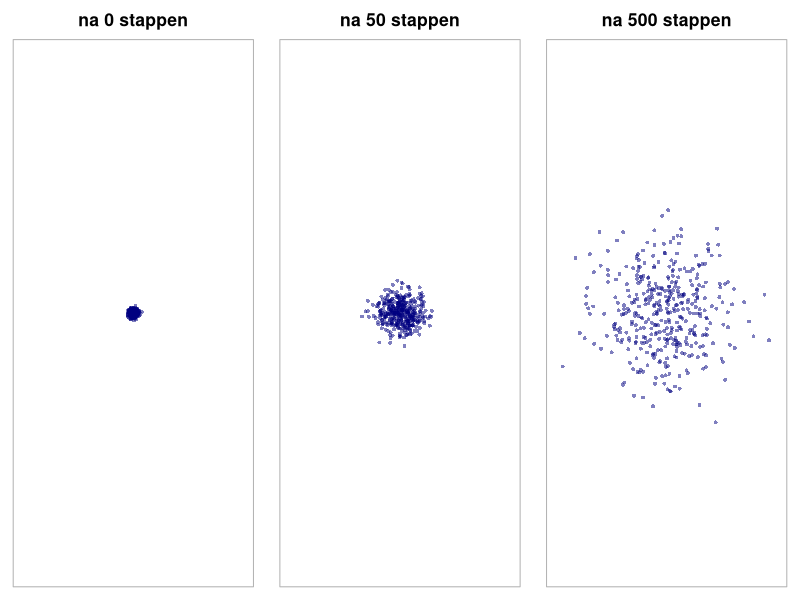
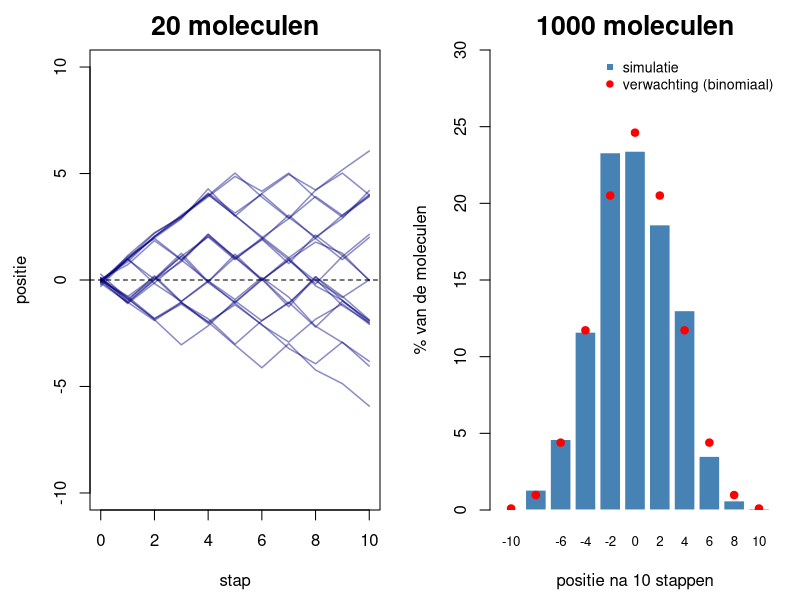
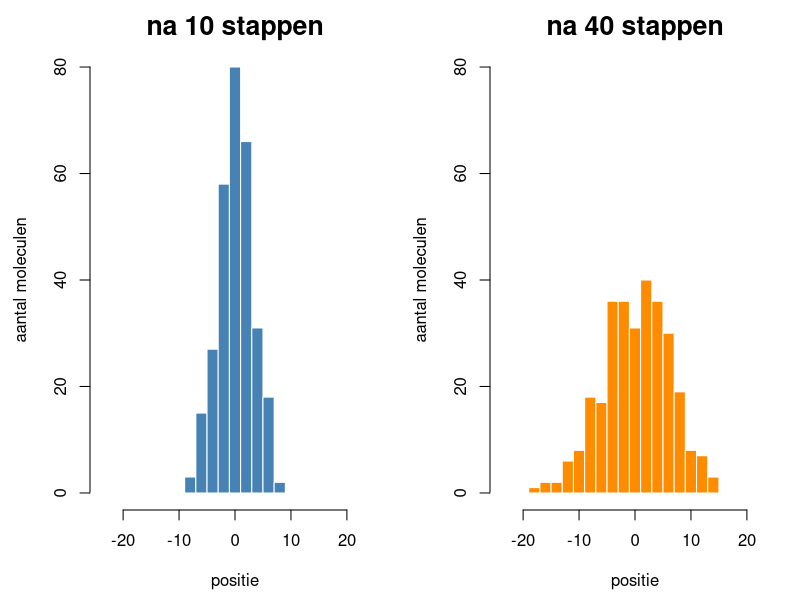
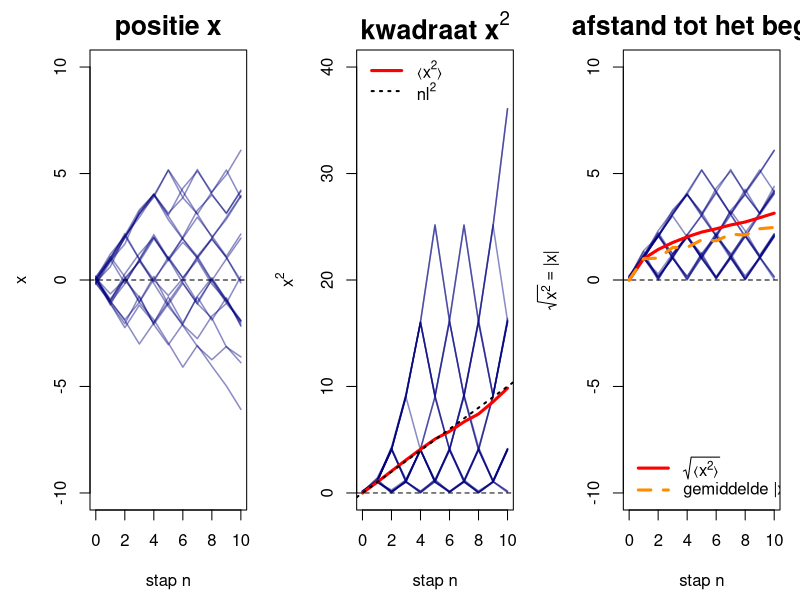
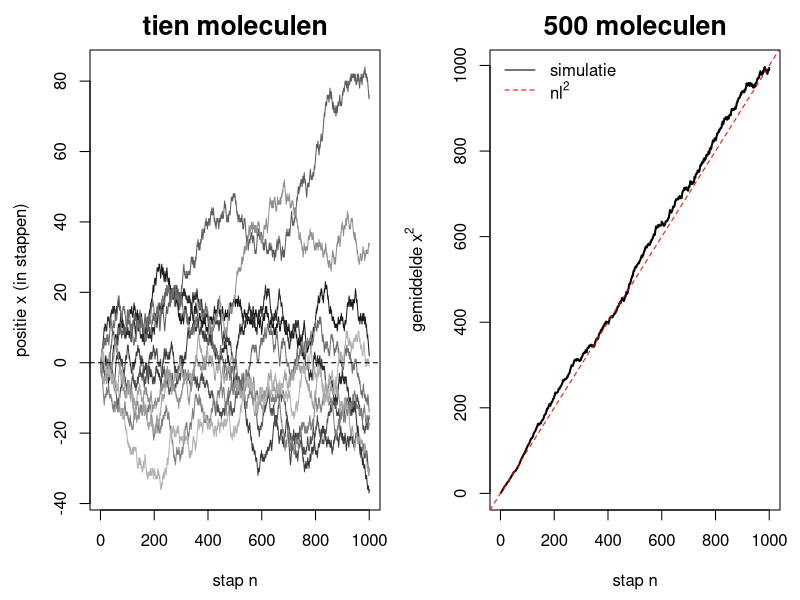
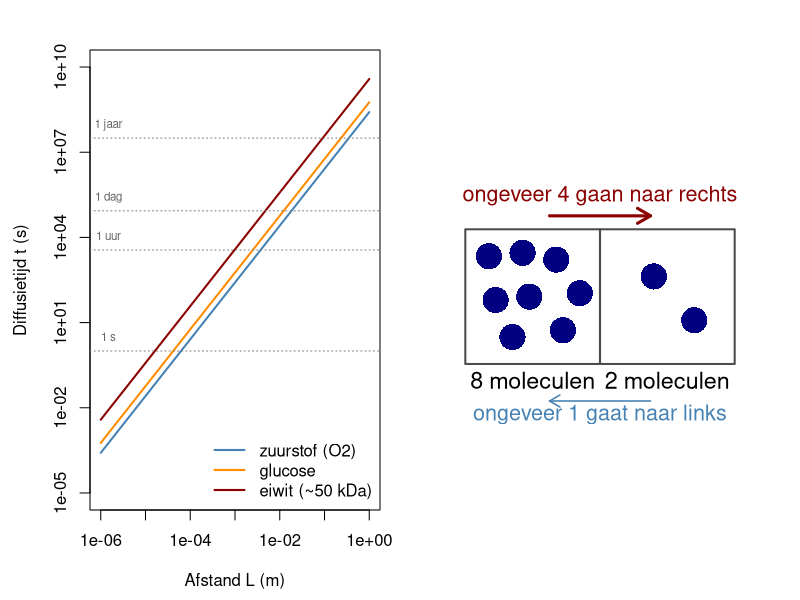
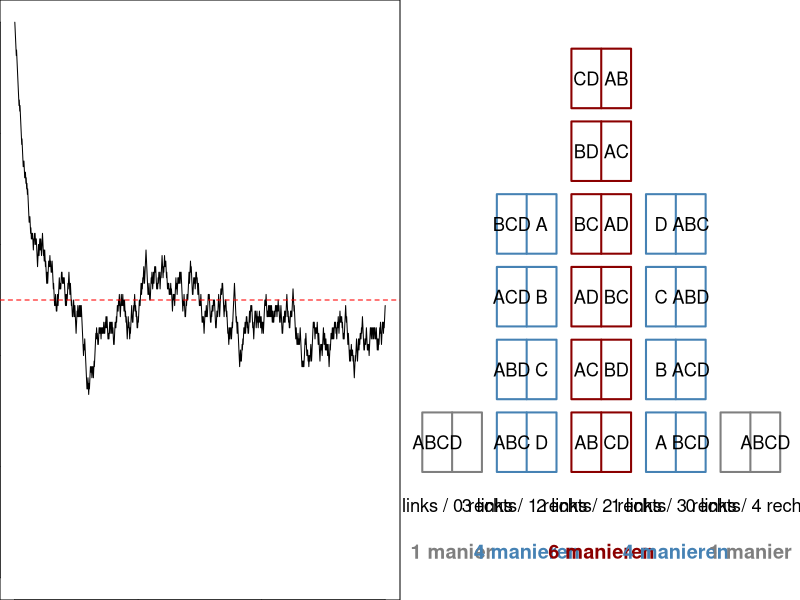
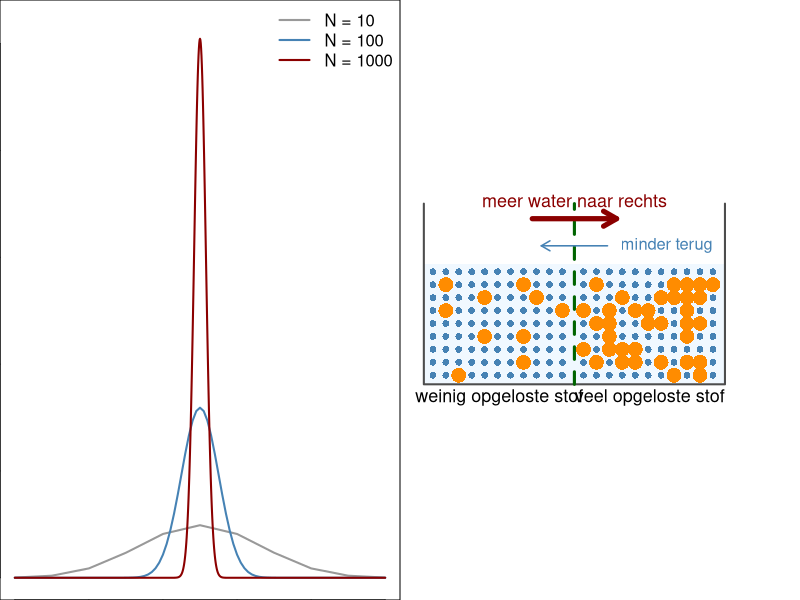

These charts were generated, in order, by the following R code:
## ---- chunk 1
#| label: fig-inkt
#| fig-cap: "Een druppel inkt als 400 moleculen die elk willekeurige stapjes zetten. De wolk als geheel verspreidt zich."
#| echo: false
#| fig-width: 9
#| fig-height: 3.4

options(OutDec = ",")   # Nederlandse decimale komma in tabellen en tekst
set.seed(3)
N <- 400
PosX <- rnorm(N, 0, 1.5); PosY <- rnorm(N, 0, 1.5)
Momenten <- c(0, 50, 500); t <- 0
par(mfrow = c(1, 3), mar = c(1, 1, 3, 1), cex.main = 1.6)
for (s in Momenten) {
  while (t < s) {
    PosX <- PosX + sample(c(-1, 1), N, replace = TRUE)
    PosY <- PosY + sample(c(-1, 1), N, replace = TRUE)
    t <- t + 1
  }
  plot(PosX, PosY, pch = 16, cex = 0.8, col = adjustcolor("navy", 0.5),
       xlim = c(-70, 70), ylim = c(-70, 70), asp = 1,
       axes = FALSE, xlab = "", ylab = "", main = paste("na", s, "stappen"))
  box(col = "gray70")
}
## ---- chunk 2
#| label: fig-munt10
#| fig-cap: "Tien keer een munt opgooien. Links: de paden van 20 moleculen. Rechts: waar 1000 moleculen na 10 stappen uitkomen, met in rood de verwachting volgens de binomiale verdeling."
#| echo: false
#| fig-width: 9
#| fig-height: 3.6

set.seed(10)
Aantal <- 1000
Worpen <- matrix(sample(c(-1, 1), Aantal * 10, replace = TRUE), ncol = 10)
Paden <- t(apply(Worpen, 1, cumsum))     # rij = molecuul, kolom = positie na stap 1 t/m 10
Eind <- Paden[, 10]

par(mfrow = c(1, 2), mar = c(4.5, 4.5, 2.5, 1))
Twintig <- t(cbind(0, Paden[1:20, ])) + rnorm(11 * 20, 0, 0.12)
matplot(0:10, Twintig, type = "l", lty = 1, lwd = 1.5, col = adjustcolor("navy", 0.45),
        ylim = c(-10, 10), xlab = "stap", ylab = "positie", main = "20 moleculen")
abline(h = 0, lty = 2)
Tel <- table(factor(Eind, levels = seq(-10, 10, 2)))
Balken <- barplot(100 * Tel / Aantal, names.arg = seq(-10, 10, 2), cex.names = 0.8,
                  col = "steelblue", border = "white", ylim = c(0, 30),
                  xlab = "positie na 10 stappen", ylab = "% van de moleculen", main = "1000 moleculen")
points(Balken, 100 * dbinom(0:10, 10, 0.5), pch = 19, col = "red")
legend("topright", c("simulatie", "verwachting (binomiaal)"), pch = c(15, 19),
       col = c("steelblue", "red"), bty = "n", cex = 0.85)
## ---- chunk 3
#| label: fig-muntworpen
#| fig-cap: "Positie van 300 moleculen na 10 en na 40 stappen (worpen)."
#| echo: false
#| fig-width: 9
#| fig-height: 3.6

set.seed(7)
Moleculen <- 300
Na10 <- replicate(Moleculen, sum(sample(c(-1, 1), 10, replace = TRUE)))
Na40 <- replicate(Moleculen, sum(sample(c(-1, 1), 40, replace = TRUE)))
par(mfrow = c(1, 2), mar = c(4.5, 4.5, 2.5, 1))
Grenzen <- seq(-41, 41, 2)
hist(Na10, breaks = Grenzen, xlim = c(-24, 24), ylim = c(0, 80), col = "steelblue",
     border = "white", main = "na 10 stappen", xlab = "positie", ylab = "aantal moleculen")
hist(Na40, breaks = Grenzen, xlim = c(-24, 24), ylim = c(0, 80), col = "darkorange",
     border = "white", main = "na 40 stappen", xlab = "positie", ylab = "aantal moleculen")
## ---- chunk 4
#| label: fig-kwadraat
#| fig-cap: "Dezelfde 20 moleculen als in de munt-simulatie. Links: de positie $x$. Midden: het kwadraat $x^2$; het gemiddelde over 1000 moleculen (rood) groeit lineair en volgt de lijn $n\\ell^2$. Rechts: de wortel van het kwadraat, $\\sqrt{x^2} = |x|$, spiegelt de negatieve posities naar boven; de rode lijn is $\\sqrt{\\langle x^2 \\rangle}$, de oranje lijn het gemiddelde van $|x|$."
#| echo: false
#| fig-width: 9
#| fig-height: 3.6

Paden0 <- cbind(0, Paden)                         # met startpositie 0 (uit de munt-simulatie)
Ruis <- matrix(rnorm(20 * 11, 0, 0.12), nrow = 11)  # kleine verschuiving tegen overlap
Kleur <- adjustcolor("navy", 0.45)
par(mfrow = c(1, 3), mar = c(4.5, 4.5, 2.5, 1), cex = 1)

matplot(0:10, t(Paden0[1:20, ]) + Ruis, type = "l", lty = 1, lwd = 1.5, col = Kleur,
        ylim = c(-10, 10), xlab = "stap n", ylab = "x", main = "positie x")
abline(h = 0, lty = 2)

matplot(0:10, t(Paden0[1:20, ]^2) + abs(Ruis), type = "l", lty = 1, lwd = 1.5, col = Kleur,
        ylim = c(0, 40), xlab = "stap n", ylab = expression(x^2),
        main = expression(bold("kwadraat " * x^2)))
abline(h = 0, lty = 2)
lines(0:10, colMeans(Paden0^2), lwd = 3, col = "red")
abline(0, 1, lwd = 2, lty = 3)
legend("topleft", c(expression(symbol("\341") * x^2 * symbol("\361")), expression(n * l^2)),
       lwd = c(3, 2), lty = c(1, 3), col = c("red", "black"), bty = "n")

matplot(0:10, abs(t(Paden0[1:20, ])) + abs(Ruis), type = "l", lty = 1, lwd = 1.5, col = Kleur,
        ylim = c(-10, 10), xlab = "stap n", ylab = expression(sqrt(x^2) == "|x|"),
        main = "afstand tot het begin")
abline(h = 0, lty = 2)
lines(0:10, sqrt(colMeans(Paden0^2)), lwd = 3, col = "red")
lines(0:10, colMeans(abs(Paden0)), lwd = 3, lty = 2, col = "darkorange")
legend("bottomleft", c(expression(sqrt(symbol("\341") * x^2 * symbol("\361"))), "gemiddelde |x|"),
       lwd = 3, lty = c(1, 2), col = c("red", "darkorange"), bty = "n")

Komma <- function(v) gsub(",", "{,}", format(round(v, 2)))   # komma netjes in LaTeX
## ---- chunk 5
#| label: tbl-kruisterm
#| tbl-cap: "De vier paden van twee stappen. De kwadraten van de stappen zijn altijd samen $2\\ell^2$; de kruisterm is gemiddeld nul."
#| echo: false

s1 <- c(1, 1, -1, -1)          # eerste stap, in eenheden van l
s2 <- c(1, -1, 1, -1)          # tweede stap
Pad <- c("rechts, rechts", "rechts, links", "links, rechts", "links, links")

# Schrijf een getal als veelvoud van l of l^2 (in LaTeX), met of zonder plusteken
Fmt <- function(v, eenheid, teken = FALSE) {
  getal <- ifelse(abs(v) == 1, "", abs(v))
  voor  <- ifelse(v < 0, "-", ifelse(teken, "+", ""))
  ifelse(v == 0, "$0$", paste0("$", voor, getal, eenheid, "$"))
}

Kwadraten <- s1^2 + s2^2
Kruisterm <- 2 * s1 * s2
X2        <- (s1 + s2)^2

knitr::kable(data.frame(
  pad   = c(Pad, "**gemiddeld**"),
  s1    = c(Fmt(s1, "\\ell", TRUE), ""),
  s2    = c(Fmt(s2, "\\ell", TRUE), ""),
  kw    = Fmt(c(Kwadraten, mean(Kwadraten)), "\\ell^2"),
  kruis = Fmt(c(Kruisterm, mean(Kruisterm)), "\\ell^2", TRUE),
  x2    = Fmt(c(X2, mean(X2)), "\\ell^2")
), align = "lccccc",
col.names = c("pad", "$s_1$", "$s_2$", "$s_1^2 + s_2^2$", "$2\\,s_1 s_2$", "$x^2$"))
## ---- chunk 6
#| label: fig-randomwalk
#| fig-cap: "Links: tien moleculen, elk onvoorspelbaar. Rechts: het gemiddelde van $x^2$ over 500 moleculen volgt precies $\\langle x^2 \\rangle = n\\ell^2$ (hier met $\\ell = 1$)."
#| echo: false
#| fig-width: 9
#| fig-height: 3.8

set.seed(42)
AantalWalkers <- 500; AantalStappen <- 1000
Stappen <- matrix(sample(c(-1, 1), AantalWalkers * AantalStappen, replace = TRUE),
                  nrow = AantalStappen)
Positie <- apply(Stappen, 2, cumsum)
par(mfrow = c(1, 2), mar = c(4.5, 4.5, 2.5, 1))
matplot(Positie[, 1:10], type = "l", lty = 1,
        col = gray(seq(0.1, 0.7, length.out = 10)),
        xlab = "stap n", ylab = "positie x (in stappen)", main = "tien moleculen")
abline(h = 0, lty = 2)
plot(rowMeans(Positie^2), type = "l", lwd = 2, xlab = "stap n",
     ylab = expression("gemiddelde " * x^2), main = "500 moleculen")
abline(0, 1, lty = 2, col = "red")
legend("topleft", c("simulatie", expression(n * l^2)), lty = c(1, 2),
       col = c("black", "red"), bty = "n")
## ---- chunk 7
#| label: tbl-diffusietijden
#| tbl-cap: "Diffusiecoëfficiënt (Stokes–Einstein, in water bij 37 °C) en de tijd $t \\approx L^2/2D$ om een afstand $L$ in één richting te overbruggen."
#| echo: false

kB   <- 1.380649e-23   # J/K
Temp <- 310            # K (37 °C)
Eta  <- 0.69e-3        # Pa s, viscositeit van water bij 37 °C

Stoffen <- data.frame(
  Molecuul = c("zuurstof (O2)", "glucose", "eiwit (~50 kDa)"),
  Straal   = c(0.17e-9, 0.38e-9, 2.5e-9)
)
Stoffen$D <- kB * Temp / (6 * pi * Eta * Stoffen$Straal)

Tijd <- function(L, D) L^2 / (2 * D)
Opmaak <- function(s) ifelse(s < 60, paste(signif(s, 2), "s"),
                      ifelse(s < 3600, paste(signif(s / 60, 2), "min"),
                      ifelse(s < 86400, paste(signif(s / 3600, 2), "uur"),
                      ifelse(s < 3.15e7, paste(signif(s / 86400, 2), "dagen"),
                                         paste(signif(s / 3.15e7, 2), "jaar")))))

knitr::kable(data.frame(
  Molecuul        = Stoffen$Molecuul,
  `D (µm²/s)`     = signif(Stoffen$D * 1e12, 2),
  `10 µm (cel)`   = Opmaak(Tijd(10e-6, Stoffen$D)),
  `1 mm`          = Opmaak(Tijd(1e-3,  Stoffen$D)),
  `1 cm`          = Opmaak(Tijd(1e-2,  Stoffen$D)),
  `1 m`           = Opmaak(Tijd(1,     Stoffen$D)),
  check.names = FALSE
), align = "lrccccc")
## ---- chunk 8
#| label: fig-diffusietijd
#| fig-cap: "Diffusietijd tegen afstand op logaritmische assen. Elke lijn heeft helling 2."
#| echo: false
#| fig-width: 6
#| fig-height: 4.5

L <- 10^seq(-6, 0, length.out = 100)
plot(NA, xlim = range(L), ylim = c(1e-5, 1e10), log = "xy",
     xlab = "Afstand L (m)", ylab = "Diffusietijd t (s)")
Kleuren <- c("steelblue", "darkorange", "darkred")
for (i in 1:3) lines(L, Tijd(L, Stoffen$D[i]), lwd = 2, col = Kleuren[i])
abline(h = c(1, 3600, 86400, 3.15e7), lty = 3, col = "gray50")
text(1.5e-6, c(1, 3600, 86400, 3.15e7), c("1 s", "1 uur", "1 dag", "1 jaar"),
     pos = 3, cex = 0.7, col = "gray40")
legend("bottomright", Stoffen$Molecuul, lwd = 2, col = Kleuren, bty = "n")
## ---- chunk 9
#| label: fig-fick-8-2
#| fig-cap: "Links 8, rechts 2 moleculen. Elk molecuul heeft dezelfde kans om over te steken, maar omdat er links meer zijn, gaan er netto ongeveer 3 naar rechts."
#| echo: false
#| fig-width: 7
#| fig-height: 3.4

par(mar = c(0, 0, 0, 0))
plot(NA, xlim = c(-0.5, 10.5), ylim = c(-1.6, 5.4), asp = 1, axes = FALSE, xlab = "", ylab = "")
rect(1, 0, 5, 4, border = "gray30", lwd = 2); rect(5, 0, 9, 4, border = "gray30", lwd = 2)
LinksX <- c(1.7, 2.7, 3.7, 4.4, 1.9, 2.9, 3.9, 2.4); LinksY <- c(3.2, 3.3, 3.1, 2.1, 1.9, 2.0, 1.0, 0.8)
points(LinksX, LinksY, pch = 16, cex = 3.5, col = "navy")
points(c(6.6, 7.8), c(2.6, 1.3), pch = 16, cex = 3.5, col = "navy")
text(3, -0.5, "8 moleculen", cex = 1.4); text(7, -0.5, "2 moleculen", cex = 1.4)
arrows(3.5, 4.4, 6.5, 4.4, lwd = 3, length = 0.15, col = "darkred")
text(5, 5, "ongeveer 4 gaan naar rechts", cex = 1.3, col = "darkred")
arrows(6.5, -1.1, 3.5, -1.1, lwd = 1.5, length = 0.12, col = "steelblue")
text(5, -1.5, "ongeveer 1 gaat naar links", cex = 1.3, col = "steelblue")
## ---- chunk 10
#| label: fig-ehrenfest
#| fig-cap: "Honderd moleculen die allemaal links beginnen. Elke stap wisselt één willekeurig molecuul van kant. Het aantal links loopt naar 50 en schommelt daarna rond die waarde."
#| echo: false
#| fig-width: 7
#| fig-height: 4

set.seed(1)
N <- 100
AantalStappen <- 1500
Links <- numeric(AantalStappen)
Links[1] <- N
for (t in 2:AantalStappen) {
  if (runif(1) < Links[t - 1] / N) {
    Links[t] <- Links[t - 1] - 1
  } else {
    Links[t] <- Links[t - 1] + 1
  }
}
plot(Links, type = "l", ylim = c(0, N),
     xlab = "Tijdstap", ylab = "Aantal moleculen links")
abline(h = N / 2, lty = 2, col = "red")
## ---- chunk 11
#| label: fig-vier-moleculen
#| fig-cap: "Alle 16 manieren om vier moleculen (A–D) over twee compartimenten te verdelen. De gelijke verdeling (2 links, 2 rechts) komt het vaakst voor: 1, 4, 6, 4, 1."
#| echo: false
#| fig-width: 9
#| fig-height: 4

Letters <- c("A", "B", "C", "D")
par(mar = c(0, 0, 0, 0))
plot(NA, xlim = c(-0.3, 14.6), ylim = c(-1.6, 6.8), axes = FALSE, xlab = "", ylab = "")
Kleuren <- c("gray50", "steelblue", "darkred", "steelblue", "gray50")
for (k in 4:0) {
  Groepen <- if (k == 0) list(character(0)) else combn(Letters, k, simplify = FALSE)
  x0 <- (4 - k) * 3
  for (j in seq_along(Groepen)) {
    y0 <- (j - 1) * 1.1
    rect(x0, y0, x0 + 2.4, y0 + 0.9, border = Kleuren[5 - k], lwd = 2)
    segments(x0 + 1.2, y0, x0 + 1.2, y0 + 0.9, col = Kleuren[5 - k], lwd = 2)
    text(x0 + 0.6, y0 + 0.45, paste(Groepen[[j]], collapse = ""), cex = 1.1)
    text(x0 + 1.8, y0 + 0.45, paste(setdiff(Letters, Groepen[[j]]), collapse = ""), cex = 1.1)
  }
  text(x0 + 1.2, -0.5, paste(k, "links /", 4 - k, "rechts"), cex = 1.1)
  text(x0 + 1.2, -1.2, paste(length(Groepen), ifelse(length(Groepen) == 1, "manier", "manieren")),
       cex = 1.2, font = 2, col = Kleuren[5 - k])
}
## ---- chunk 12
#| label: fig-binomiaalpiek
#| fig-cap: "Kans op een bepaalde fractie moleculen links, voor N = 10, 100 en 1000. Hoe meer moleculen, hoe scherper de piek bij de gelijke verdeling."
#| echo: false
#| fig-width: 6
#| fig-height: 4

plot(NA, xlim = c(0, 1), ylim = c(0, 26),
     xlab = expression("Fractie links  " * n[L] / N),
     ylab = "Kansdichtheid")
Kleuren <- c("gray60", "steelblue", "darkred")
for (i in 1:3) {
  N <- c(10, 100, 1000)[i]
  nL <- 0:N
  lines(nL / N, N * dbinom(nL, N, 0.5), lwd = 2, col = Kleuren[i])
}
legend("topright", paste("N =", c(10, 100, 1000)), col = Kleuren, lwd = 2, bty = "n")
## ---- chunk 13
#| label: fig-osmose-start
#| fig-cap: "Begin: links weinig, rechts veel opgeloste stof. Rechts zijn per volume minder watermoleculen, dus er gaan per seconde meer watermoleculen naar rechts dan terug."
#| echo: false
#| fig-width: 8
#| fig-height: 4.4

TekenOsmose <- function(HoogteL, HoogteR, OpgelostL, OpgelostR, Seed = 5, Tekst = 1) {
  set.seed(Seed)
  par(mar = c(0, 0, 0, 0))
  plot(NA, xlim = c(-0.3, 12), ylim = c(-1, 6.6), asp = 1, axes = FALSE, xlab = "", ylab = "")
  Kant <- function(x0, Hoogte, nOpgelost) {
    rect(x0, 0, x0 + 5, Hoogte, col = "aliceblue", border = NA)
    Rooster <- expand.grid(x = seq(x0 + 0.3, x0 + 4.7, by = 0.43),
                           y = seq(0.3, Hoogte - 0.15, by = 0.43))
    Opgelost <- sample(nrow(Rooster), nOpgelost)
    points(Rooster$x[-Opgelost], Rooster$y[-Opgelost], pch = 16, cex = Tekst, col = "steelblue")
    points(Rooster$x[Opgelost], Rooster$y[Opgelost], pch = 16, cex = 2.2 * Tekst, col = "darkorange")
  }
  Kant(0, HoogteL, OpgelostL)
  Kant(5, HoogteR, OpgelostR)
  lines(c(0, 0, 10, 10), c(6, 0, 0, 6), lwd = 2, col = "gray30")
  segments(5, 0, 5, 6, lty = 2, lwd = 3, col = "darkgreen")
  text(2.5, -0.45, "weinig opgeloste stof", cex = 1.2 * Tekst)
  text(7.5, -0.45, "veel opgeloste stof", cex = 1.2 * Tekst)
}

TekenOsmose(HoogteL = 4, HoogteR = 4, OpgelostL = 10, OpgelostR = 35, Tekst = 0.9)
arrows(3.6, 5.5, 6.4, 5.5, lwd = 5, length = 0.15, col = "darkred")
text(5, 6.1, "meer water naar rechts", cex = 1.2 * 0.9, col = "darkred")
arrows(6.1, 4.6, 3.9, 4.6, lwd = 1.5, length = 0.1, col = "steelblue")
text(6.2, 4.6, "minder terug", pos = 4, cex = 1.1 * 0.9, col = "steelblue")
## ---- chunk 14
#| label: fig-osmose-evenwicht
#| fig-cap: "Osmotisch evenwicht: rechts is het waterniveau gestegen. De hogere waterkolom duwt water terug, zodat er evenveel watermoleculen heen als terug gaan. Het hoogteverschil $\\Delta h$ is een maat voor de osmotische druk. De concentraties zijn nog steeds niet gelijk."
#| echo: false
#| fig-width: 8
#| fig-height: 4.4

TekenOsmose(HoogteL = 3.2, HoogteR = 4.8, OpgelostL = 10, OpgelostR = 35, Seed = 6, Tekst = 0.9)
arrows(3.9, 5.75, 6.1, 5.75, lwd = 3, length = 0.12, col = "gray20")
arrows(6.1, 5.3, 3.9, 5.3, lwd = 3, length = 0.12, col = "gray20")
text(2.3, 5.5, "evenveel heen\nals terug", cex = 1.1 * 0.9)
segments(0, 4, 10.7, 4, lty = 3, col = "gray50")
segments(5, 3.2, 10.7, 3.2, lty = 2, col = "gray30")
segments(10, 4.8, 10.7, 4.8, lty = 2, col = "gray30")
arrows(10.5, 3.2, 10.5, 4.8, code = 3, lwd = 2, length = 0.1)
text(10.75, 4, expression(Delta * h), pos = 4, cex = 1.3 * 0.9)
## ---- chunk 15
#| echo: false

R    <- 8.314   # J/(mol K)
Temp <- 310     # K
Druk  <- function(mOsmL) mOsmL * R * Temp       # 1 mOsm/L = 1 mol/m^3; resultaat in Pa
Kolom <- function(P) P / (1000 * 9.81)          # hoogte waterkolom in m

knitr::kable(data.frame(
  Situatie = c("cytoplasma (300 mOsm/L) tegen zuiver water", "verschil van 1 mOsm/L"),
  `Osmotische druk` = c(paste(round(Druk(300) / 1e6, 2), "MPa"), paste(round(Druk(1) / 1e3, 1), "kPa")),
  `Even hoog als een waterkolom van` = c(paste(round(Kolom(Druk(300))), "m"),
                                         paste(round(100 * Kolom(Druk(1))), "cm")),
  check.names = FALSE
), align = "lcc")
## ---- chunk 16
#| label: fig-bergaf-bergop
#| fig-cap: "Vrije energie als hoogte. Passief transport gaat bergaf en verloopt vanzelf; actief transport gaat bergop en kan alleen gekoppeld aan ATP."
#| echo: false
#| fig-width: 9
#| fig-height: 3.6

X <- seq(0, 1, length.out = 200)
par(mfrow = c(1, 2), mar = c(3, 1, 3, 1), cex.main = 1.5)
Y <- 1 - plogis((X - 0.5) * 10)
plot(X, Y, type = "l", lwd = 4, axes = FALSE, xlab = "", ylab = "", ylim = c(-0.1, 1.25),
     main = "Passief: bergaf, vanzelf")
points(0.08, Y[16] + 0.08, pch = 16, cex = 4, col = "darkorange")
arrows(0.3, 1.05, 0.75, 0.3, lwd = 3, length = 0.15, col = "darkgreen")
mtext(c("hoge concentratie", "lage concentratie"), side = 1, at = c(0.12, 0.88), line = 1, cex = 1.1)
Y2 <- plogis((X - 0.5) * 10)
plot(X, Y2, type = "l", lwd = 4, axes = FALSE, xlab = "", ylab = "", ylim = c(-0.1, 1.25),
     main = "Actief: bergop, kost ATP")
points(0.08, Y2[16] + 0.08, pch = 16, cex = 4, col = "darkorange")
arrows(0.25, 0.3, 0.7, 1.05, lwd = 3, length = 0.15, col = "darkred")
text(0.35, 0.85, "ATP", cex = 1.8, font = 2, col = "darkred")
mtext(c("lage concentratie", "hoge concentratie"), side = 1, at = c(0.12, 0.88), line = 1, cex = 1.1)
## ---- chunk 17
#| echo: false

R <- 8.314; Temp <- 310; Fa <- 96485
Chemisch   <- R * Temp * log(1e-3 / 0.1e-6) / 1000   # kJ/mol, van binnen naar buiten
Elektrisch <- 2 * Fa * (0 - (-0.070)) / 1000         # kJ/mol, z = 2, van -70 mV naar 0 mV
knitr::kable(data.frame(
  Deel = c("chemisch (concentratie 10 000 keer hoger buiten)", "elektrisch (ion gaat van -70 mV naar 0 mV)", "totaal per mol Ca²⁺"),
  `Delta G (kJ/mol)` = round(c(Chemisch, Elektrisch, Chemisch + Elektrisch), 1),
  check.names = FALSE
), align = "lc")
## ---- chunk 18
#| label: fig-activeringsenergie
#| fig-cap: "Vrije-energieprofiel van een ion dat het membraan passeert, zonder en met kanaal. Het kanaal verlaagt de berg, maar begin- en eindniveau blijven gelijk."
#| echo: false
#| fig-width: 6
#| fig-height: 4

X <- seq(0, 1, length.out = 400)
DeltaG <- -6
Basis  <- DeltaG * (1 - cos(pi * X)) / 2
Profiel <- function(Barriere) Basis + Barriere * exp(-((X - 0.5) / 0.1)^2)
plot(X, Profiel(50), type = "l", lwd = 2, col = "darkred", ylim = c(-10, 72),
     xaxt = "n", xlab = "", ylab = "Vrije energie G (kJ/mol)")
axis(1, at = c(0.05, 0.5, 0.95), labels = c("buiten", "membraan", "binnen"), tick = FALSE)
lines(X, Profiel(25), lwd = 2, col = "steelblue")
legend("topleft", c("zonder kanaal: over de berg", "met kanaal: door een tunnel"), lwd = 2,
       col = c("darkred", "steelblue"), bty = "n")
## ---- chunk 19
#| label: fig-lek-pomp
#| fig-cap: "Stationaire toestand: Na⁺ lekt voortdurend passief de cel in (bergaf), pompen werken het met ATP weer naar buiten (bergop)."
#| echo: false
#| fig-width: 7
#| fig-height: 4.8

set.seed(11)
par(mar = c(0, 0, 0, 0))
plot(NA, xlim = c(-6.5, 6.5), ylim = c(-4.4, 4.4), asp = 1, axes = FALSE, xlab = "", ylab = "")
Hoek <- seq(0, 2 * pi, length.out = 200)
polygon(2.4 * cos(Hoek), 2.4 * sin(Hoek), col = "honeydew", border = "darkgreen", lwd = 3)
rBuiten <- sqrt(runif(70, 2.7^2, 3.7^2)); aBuiten <- runif(70, 0, 2 * pi)
rBinnen <- 2.1 * sqrt(runif(8));         aBinnen <- runif(8, 0, 2 * pi)
points(rBuiten * cos(aBuiten), rBuiten * sin(aBuiten), pch = 16, cex = 1.3, col = "darkorange")
points(rBinnen * cos(aBinnen), rBinnen * sin(aBinnen), pch = 16, cex = 1.3, col = "darkorange")
for (a in c(160, 200) * pi / 180)
  arrows(4.3 * cos(a), 4.3 * sin(a), 1.4 * cos(a), 1.4 * sin(a), lwd = 2, length = 0.12, col = "steelblue")
for (a in c(20, -20) * pi / 180)
  arrows(1.4 * cos(a), 1.4 * sin(a), 4.3 * cos(a), 4.3 * sin(a), lwd = 5, length = 0.15, col = "darkred")
text(-5.3, 0, "lek\n(passief,\nbergaf)", cex = 1.2, col = "steelblue")
text(5.4, 0, "pomp\n(actief,\nkost ATP)", cex = 1.2, col = "darkred")
text(0, 4.15, "buiten: veel Na⁺", cex = 1.2); text(0, 0, "cel:\nweinig Na⁺", cex = 1.2)
## ---- chunk 20
#| label: fig-bicoid
#| fig-cap: "Exponentiële morfogeengradiënt $C(x) = C_0 e^{-x/\\lambda}$ voor drie lengteschalen in een ei van 500 µm."
#| echo: false
#| fig-width: 6
#| fig-height: 4

Positie <- seq(0, 500, length.out = 200)      # um
Lambdas <- c(50, 100, 200)
Kleuren <- c("gray50", "darkred", "steelblue")
plot(NA, xlim = c(0, 500), ylim = c(0, 1),
     xlab = "Positie vanaf de voorkant (µm)", ylab = expression(C / C[0]))
for (i in 1:3) lines(Positie, exp(-Positie / Lambdas[i]), lwd = 2, col = Kleuren[i])
legend("topright", paste("lambda =", Lambdas, "µm"), lwd = 2, col = Kleuren, bty = "n")
## ---- chunk 21
#| label: tbl-uitwerking-diffusie
#| tbl-cap: "Diffusiecoëfficiënt en diffusietijd $t = L^2/2D$ in water bij 37 °C."
#| code-fold: true

kB   <- 1.380649e-23   # J/K
Temp <- 310            # K
Eta  <- 0.69e-3        # Pa s

Molecuul <- c("zuurstof", "glucose", "signaaleiwit")
Straal   <- c(0.17e-9, 0.38e-9, 2.5e-9)          # m
D        <- kB * Temp / (6 * pi * Eta * Straal)  # m^2/s
Tijd     <- function(L, D) L^2 / (2 * D)         # s

knitr::kable(data.frame(
  Molecuul,
  `D (um2/s)`     = signif(D * 1e12, 2),
  `t 100 um (s)`  = signif(Tijd(100e-6, D), 2),
  `t 500 um (s)`  = signif(Tijd(500e-6, D), 2),
  check.names = FALSE
))
## ---- chunk 22
#| label: fig-uitwerking-loglog
#| fig-cap: "Diffusietijd tegen afstand op log–log-assen. Drie evenwijdige lijnen met helling 2."
#| code-fold: true
#| fig-width: 6
#| fig-height: 4.5

L <- 10^seq(-6, -2, length.out = 100)    # 1 um tot 1 cm
Kleuren <- c("steelblue", "darkorange", "darkred")
plot(NA, xlim = range(L), ylim = c(1e-4, 1e6), log = "xy",
     xlab = "Afstand L (m)", ylab = "Diffusietijd t (s)")
for (i in 1:3) lines(L, Tijd(L, D[i]), lwd = 2, col = Kleuren[i])
legend("topleft", Molecuul, lwd = 2, col = Kleuren, bty = "n")
## ---- chunk 23
#| code-fold: true

R    <- 8.314   # J/(mol K)
Temp <- 310     # K
OsmotischeDruk <- function(mOsmL) mOsmL * R * Temp   # 1 mOsm/L = 1 mol/m^3; resultaat in Pa

cat("Pi bij 1 mOsm/L:  ", round(OsmotischeDruk(1)), "Pa\n")
cat("Pi bij 0,1 mOsm/L:", round(OsmotischeDruk(0.1)), "Pa\n")

Druk <- 300                                 # Pa
Verschil <- Druk / (R * Temp)               # mol/m^3 = mOsm/L
cat("Nodig verschil voor 300 Pa:", signif(Verschil, 2), "mOsm/L\n")
cat("Als fractie van 300 mOsm/L:", signif(100 * Verschil / 300, 2), "%\n")
## ---- chunk 24
#| code-fold: true

R    <- 8.314; Temp <- 310; Fa <- 96485
RT   <- R * Temp / 1000                      # kJ/mol
PsiCyto <- -0.070; PsiHolte <- 0             # V
DeltaG_ATP <- -55                            # kJ/mol

# a. Na+ van cytoplasma (12 mM) naar holte (145 mM), z = +1
NaChem <- RT * log(145 / 12)
NaElek <- 1 * Fa * (PsiHolte - PsiCyto) / 1000
Na     <- NaChem + NaElek

# b. K+ van holte (4 mM) naar cytoplasma (140 mM), z = +1
KChem <- RT * log(140 / 4)
KElek <- 1 * Fa * (PsiCyto - PsiHolte) / 1000
K     <- KChem + KElek

# c. en d. per cyclus
Cyclus3 <- 3 * Na + 2 * K
Cyclus4 <- 4 * Na + 2 * K

knitr::kable(data.frame(
  Grootheid = c("Na+ chemisch", "Na+ elektrisch", "Na+ totaal",
                "K+ chemisch", "K+ elektrisch", "K+ totaal",
                "Cyclus 3 Na+ / 2 K+", "Cyclus 4 Na+ / 2 K+"),
  `Delta G (kJ/mol)` = round(c(NaChem, NaElek, Na, KChem, KElek, K, Cyclus3, Cyclus4), 1),
  check.names = FALSE
))
cat("Rendement 3:2-pomp:", round(100 * Cyclus3 / -DeltaG_ATP), "%\n")
